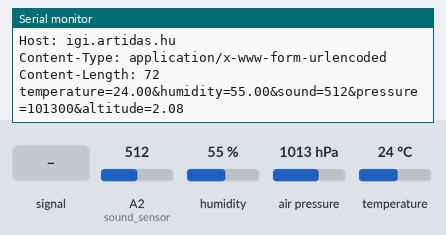
Simulated run of this sketch. Board: Arduino Uno R4 WiFi. Parts: the last lines printed to the serial monitor. The test bench sets the inputs (shaded band); at power-on: humidity 55 %, air pressure 1013 hPa, A2 (sound_sensor) = 512, temperature 24 °C. WiFi joins after 1.5 s; servers stay silent unless stated; uploads are accepted with an empty reply.

Above: at 2.7 s.
2.8 s: A2 (sound_sensor) fed a 200 Hz sine of ±255 counts around its level
At 9.7 s:
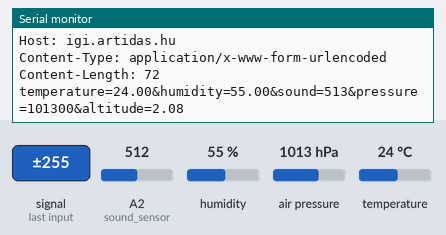
12.5 s: humidity set to 22 %
At 13.0 s:
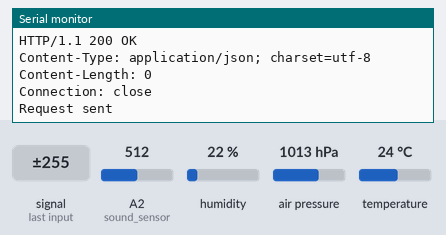
16.1 s: air pressure set to 952 hPa
At 18.1 s:
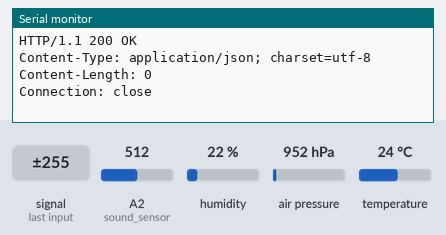
19.7 s: A2 (sound_sensor) set to 716
At 20.6 s:
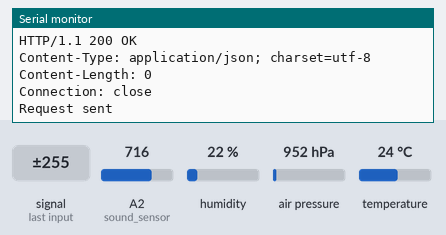
23.3 s: temperature set to 12 °C
At 23.48 s:
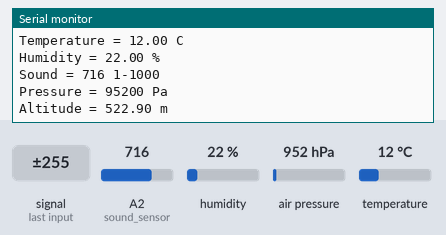
26.9 s: A2 (sound_sensor) fed a 1000 Hz sine of ±255 counts around its level
At 31.3 s:
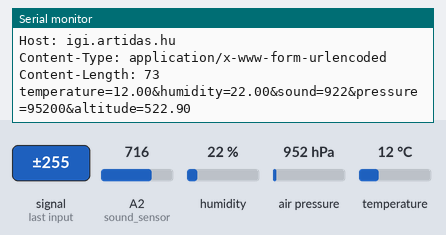
Timing chart, 0 to 31.5 s (numbered marks = the images above; inputs shaded):
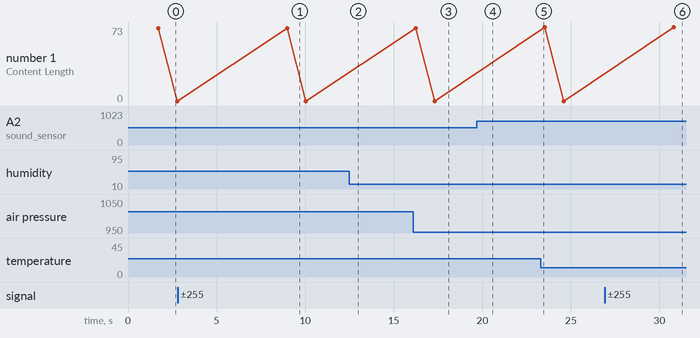

The sketch:

THSPA_sensor.ino
```cpp
#include "Arduino_SensorKit.h"
#include <WiFiS3.h>

// Uncomment line below if using DHT20 (black sensor)
#define Environment Environment_I2C

const char* ssid = "DLK";         // WiFi hálózat neve
const char* password = "1RKq<@+MWpdaCWT"; // WiFi jelszó
const char* server = "igi.artidas.hu";    // Szerver címe
const int port = 80;              // Szerver portja

int sound_sensor = A2;            // Assign to pin A2

void setup() {
  Wire.begin();
  Serial.begin(9600);
  Environment.begin();
  Pressure.begin();

  // WiFi kapcsolat inicializálása
  WiFi.begin(ssid, password);

  while (WiFi.status() != WL_CONNECTED) {
    delay(1000);
    Serial.println("Connecting to WiFi...");
  }

  Serial.println("Connected to WiFi");
}

void loop() {
  float temperature = Environment.readTemperature();
  float humidity = Environment.readHumidity();
  int sound = analogRead(sound_sensor);
  long pressure = Pressure.readPressure();
  float altitude = Pressure.readAltitude();

  Serial.print("Temperature = ");
  Serial.print(temperature);
  Serial.println(" C");

  Serial.print("Humidity = ");
  Serial.print(humidity);
  Serial.println(" %");

  Serial.print("Sound = ");
  Serial.print(sound);
  Serial.println(" 1-1000");

  Serial.print("Pressure = ");
  Serial.print(pressure);
  Serial.println(" Pa");

  Serial.print("Altitude = ");
  Serial.print(altitude);
  Serial.println(" m");

  // Adatok
  String postData = "temperature=" + String(temperature) + "&humidity=" + String(humidity) + "&sound=" + String(sound) +
                    "&pressure=" + String(pressure) + "&altitude=" + String(altitude);
  sendPostRequest(postData);

  delay(5000); // 5 másodperc várakozás a következő adatküldés előtt
}

void sendPostRequest(String data) {
  WiFiClient client;

  if (client.connect(server, port)) {
    Serial.println("Connected to server");

    // HTTP POST kérés összeállítása
    String request = "POST /process.php HTTP/1.1\r\n";
    request += "Host: " + String(server) + "\r\n";
    request += "Content-Type: application/x-www-form-urlencoded\r\n";
    request += "Content-Length: " + String(data.length()) + "\r\n";
    request += "\r\n";
    request += data;

    Serial.println("Sending request:");
    Serial.println(request);

    // Kérés küldése a szervernek
    client.print(request);

    delay(1000); // Várakozás a szerver válaszára

    // Szerver válaszának olvasása
    while (client.available()) {
      String response = client.readStringUntil('\r');
      Serial.print(response);
    }

    Serial.println("Request sent");
    client.stop();
  } else {
    Serial.println("Unable to connect to server");
  }
}
```

Measured:
- after the input at 2.8 s, the serial monitor: prints a new line after 6.0 s (image 1)
- after the input at 23.3 s, the serial monitor: prints a new line at once (image 5)
- after the input at 26.9 s, the serial monitor: prints a new line after 3.7 s (image 6)
